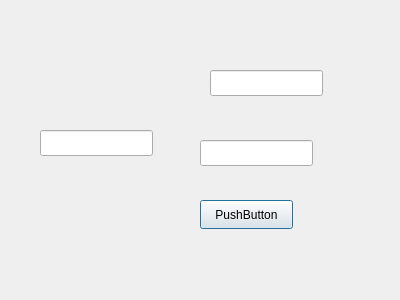
<?xml version="1.0" encoding="UTF-8"?>
<ui version="4.0">
 <class>JustTest</class>
 <widget class="QDialog" name="JustTest">
  <property name="geometry">
   <rect>
    <x>0</x>
    <y>0</y>
    <width>400</width>
    <height>300</height>
   </rect>
  </property>
  <property name="windowTitle">
   <string>Dialog</string>
  </property>
  <widget class="QPushButton" name="pushButton">
   <property name="geometry">
    <rect>
     <x>200</x>
     <y>200</y>
     <width>93</width>
     <height>29</height>
    </rect>
   </property>
   <property name="text">
    <string>PushButton</string>
   </property>
  </widget>
  <widget class="QLineEdit" name="lineEdit">
   <property name="geometry">
    <rect>
     <x>210</x>
     <y>70</y>
     <width>113</width>
     <height>26</height>
    </rect>
   </property>
  </widget>
  <widget class="QLineEdit" name="lineEdit_2">
   <property name="geometry">
    <rect>
     <x>200</x>
     <y>140</y>
     <width>113</width>
     <height>26</height>
    </rect>
   </property>
  </widget>
  <widget class="QLineEdit" name="lineEdit_3">
   <property name="geometry">
    <rect>
     <x>40</x>
     <y>130</y>
     <width>113</width>
     <height>26</height>
    </rect>
   </property>
  </widget>
 </widget>
 <resources/>
 <connections/>
</ui>
